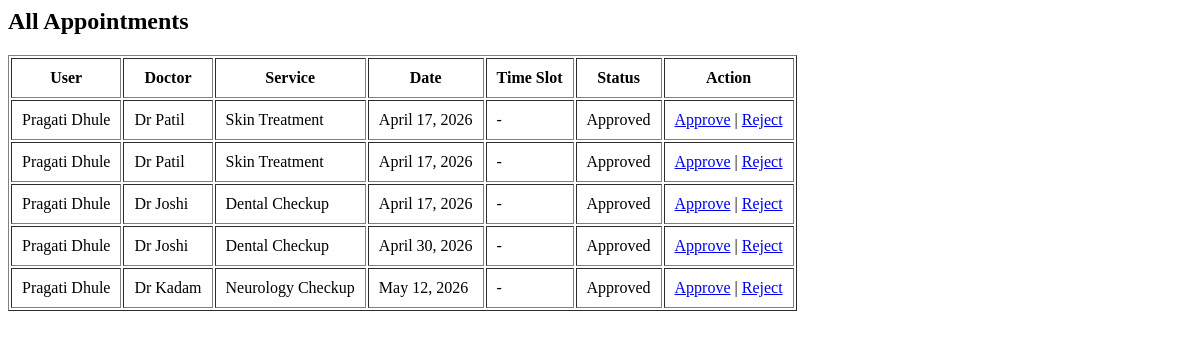
Before: /admin-booking/ with the older database file.
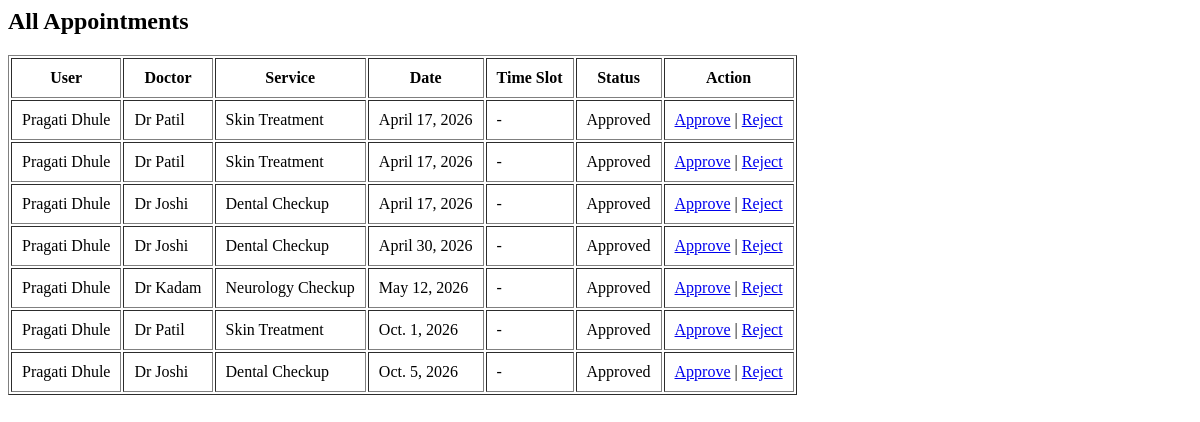
After: the same page with the newer database file.
### scheduler/models.py (models this page shows, shortened)
class Appointment(models.Model):
    STATUS = [
        ('Pending', 'Pending'),
        ('Approved', 'Approved'),
        ('Rejected', 'Rejected'),
    ]
    user = models.ForeignKey(User, on_delete=models.CASCADE)
    patient_name = models.CharField(max_length=100)
    doctor = models.ForeignKey(Doctor, on_delete=models.CASCADE)
    service = models.ForeignKey(Service, on_delete=models.CASCADE)
    date = models.DateField()
    time = models.TimeField()
    status = models.CharField(max_length=20, choices=STATUS, default="Pending")

class User(models.Model):
    name = models.CharField(max_length=100)
    email = models.EmailField(unique=True)
    phone = models.CharField(max_length=15)
    password = models.CharField(max_length=100)

class Doctor(models.Model):
    name = models.CharField(max_length=100)
    specialization = models.ForeignKey(Specialization, on_delete=models.CASCADE)
    experience = models.IntegerField()
    fee = models.IntegerField()

class Service(models.Model):
    service_name = models.CharField(max_length=100)
    description = models.CharField(max_length=200)
    price = models.IntegerField()
    duration = models.IntegerField()

### scheduler/views.py (the view)
# urls.py: path('admin-booking/', views.admin_booking, name='admin_booking'),
def admin_booking(request):
    data = Appointment.objects.all()
    return render(request, 'admin_booking.html', {
        'data': data
    })

### scheduler/templates/admin_booking.html
<h2>All Appointments</h2>
<table border="1" cellpadding="10">
<tr>
<th>User</th>
<th>Doctor</th>
<th>Service</th>
<th>Date</th>
<th>Time Slot</th>
<th>Status</th>
<th>Action</th>
</tr>
{% for i in data %}
<tr>
<td>{{ i.user.name }}</td>
<td>{{ i.doctor.name }}</td>
<td>{{ i.service.service_name }}</td>
<td>{{ i.date }}</td>
<td>{{ i.timeslot.start_time }} - {{ i.timeslot.end_time }}</td>
<td>{{ i.status }}</td>
<td>
<a href="/approve/{{ i.id }}">Approve</a> |
<a href="/reject/{{ i.id }}">Reject</a>
</td>
</tr>
{% endfor %}
</table>

Changed rows visible on the page:
added Appointment: user.name "Pragati Dhule", doctor.name "Dr Patil", service.service_name "Skin Treatment", date "Oct. 1, 2026", status "Approved"
added Appointment: user.name "Pragati Dhule", doctor.name "Dr Joshi", service.service_name "Dental Checkup", date "Oct. 5, 2026", status "Approved"
